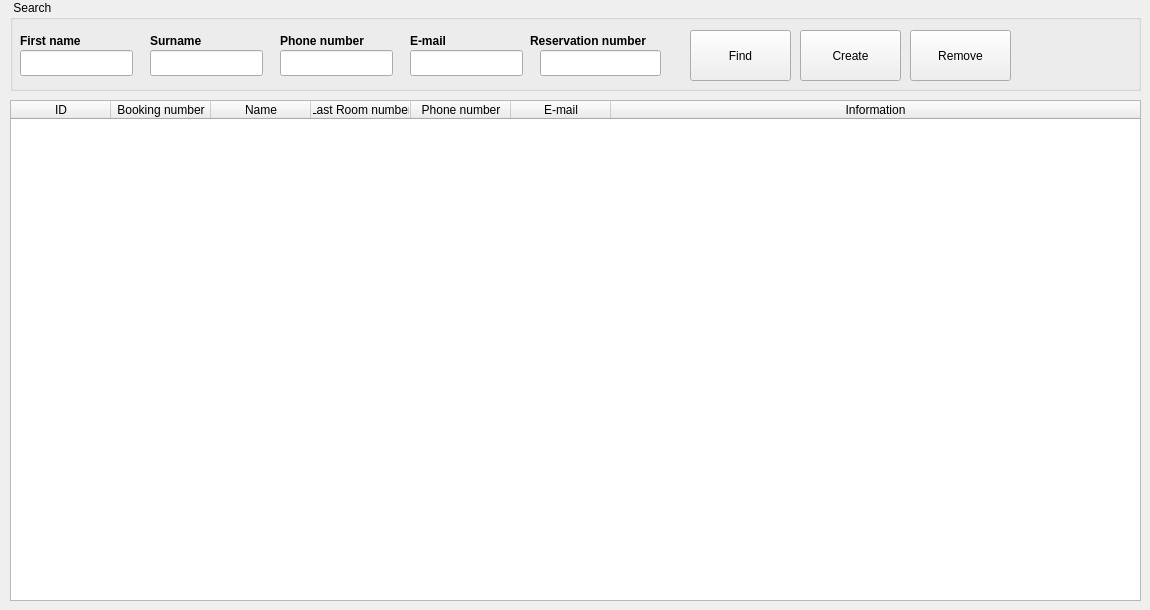
    <widget class="QWidget" name="tab_4">
     <attribute name="title">
      <string>Customers</string>
     </attribute>
     <widget class="QGroupBox" name="groupBox_4">
      <property name="geometry">
       <rect>
        <x>10</x>
        <y>0</y>
        <width>1131</width>
        <height>91</height>
       </rect>
      </property>
      <property name="title">
       <string> Search</string>
      </property>
      <widget class="QLineEdit" name="lineEdit">
       <property name="geometry">
        <rect>
         <x>10</x>
         <y>50</y>
         <width>113</width>
         <height>26</height>
        </rect>
       </property>
       <property name="text">
        <string/>
       </property>
      </widget>
      <widget class="QLabel" name="label_13">
       <property name="geometry">
        <rect>
         <x>10</x>
         <y>30</y>
         <width>111</width>
         <height>21</height>
        </rect>
       </property>
       <property name="font">
        <font>
         <bold>true</bold>
        </font>
       </property>
       <property name="text">
        <string>First name</string>
       </property>
      </widget>
      <widget class="QLabel" name="label_14">
       <property name="geometry">
        <rect>
         <x>140</x>
         <y>30</y>
         <width>111</width>
         <height>21</height>
        </rect>
       </property>
       <property name="font">
        <font>
         <bold>true</bold>
        </font>
       </property>
       <property name="text">
        <string>Surname</string>
       </property>
      </widget>
      <widget class="QLabel" name="label_15">
       <property name="geometry">
        <rect>
         <x>270</x>
         <y>30</y>
         <width>111</width>
         <height>21</height>
        </rect>
       </property>
       <property name="font">
        <font>
         <bold>true</bold>
        </font>
       </property>
       <property name="text">
        <string>Phone number</string>
       </property>
      </widget>
      <widget class="QLabel" name="label_16">
       <property name="geometry">
        <rect>
         <x>400</x>
         <y>30</y>
         <width>111</width>
         <height>21</height>
        </rect>
       </property>
       <property name="font">
        <font>
         <bold>true</bold>
        </font>
       </property>
       <property name="text">
        <string>E-mail</string>
       </property>
      </widget>
      <widget class="QLabel" name="label_17">
       <property name="geometry">
        <rect>
         <x>520</x>
         <y>30</y>
         <width>151</width>
         <height>21</height>
        </rect>
       </property>
       <property name="font">
        <font>
         <bold>true</bold>
        </font>
       </property>
       <property name="text">
        <string>Reservation number</string>
       </property>
      </widget>
      <widget class="QLineEdit" name="lineEdit_2">
       <property name="geometry">
        <rect>
         <x>140</x>
         <y>50</y>
         <width>113</width>
         <height>26</height>
        </rect>
       </property>
       <property name="text">
        <string/>
       </property>
      </widget>
      <widget class="QLineEdit" name="lineEdit_3">
       <property name="geometry">
        <rect>
         <x>270</x>
         <y>50</y>
         <width>113</width>
         <height>26</height>
        </rect>
       </property>
       <property name="text">
        <string/>
       </property>
      </widget>
      <widget class="QLineEdit" name="lineEdit_4">
       <property name="geometry">
        <rect>
         <x>400</x>
         <y>50</y>
         <width>113</width>
         <height>26</height>
        </rect>
       </property>
       <property name="text">
        <string/>
       </property>
      </widget>
      <widget class="QLineEdit" name="lineEdit_5">
       <property name="geometry">
        <rect>
         <x>530</x>
         <y>50</y>
         <width>121</width>
         <height>26</height>
        </rect>
       </property>
       <property name="text">
        <string/>
       </property>
      </widget>
      <widget class="QPushButton" name="pushButton_30">
       <property name="geometry">
        <rect>
         <x>680</x>
         <y>30</y>
         <width>101</width>
         <height>51</height>
        </rect>
       </property>
       <property name="text">
        <string>Find</string>
       </property>
      </widget>
      <widget class="QPushButton" name="pushButton_31">
       <property name="geometry">
        <rect>
         <x>790</x>
         <y>30</y>
         <width>101</width>
         <height>51</height>
        </rect>
       </property>
       <property name="text">
        <string>Create</string>
       </property>
      </widget>
      <widget class="QPushButton" name="pushButton_32">
       <property name="geometry">
        <rect>
         <x>900</x>
         <y>30</y>
         <width>101</width>
         <height>51</height>
        </rect>
       </property>
       <property name="text">
        <string>Remove</string>
       </property>
      </widget>
     </widget>
     <widget class="QTableWidget" name="tableWidget_4">
      <property name="geometry">
       <rect>
        <x>10</x>
        <y>100</y>
        <width>1131</width>
        <height>501</height>
       </rect>
      </property>
      <attribute name="horizontalHeaderStretchLastSection">
       <bool>true</bool>
      </attribute>
      <column>
       <property name="text">
        <string>ID</string>
       </property>
       <property name="textAlignment">
        <set>AlignHCenter|AlignBottom</set>
       </property>
      </column>
      <column>
       <property name="text">
        <string>Booking number</string>
       </property>
      </column>
      <column>
       <property name="text">
        <string>Name</string>
       </property>
      </column>
      <column>
       <property name="text">
        <string>Last Room number</string>
       </property>
      </column>
      <column>
       <property name="text">
        <string>Phone number</string>
       </property>
      </column>
      <column>
       <property name="text">
        <string>E-mail</string>
       </property>
      </column>
      <column>
       <property name="text">
        <string>Information</string>
       </property>
      </column>
     </widget>
    </widget>
